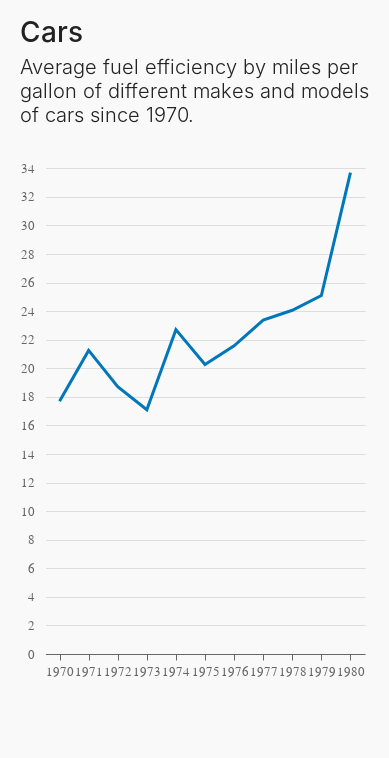

The cell this chart's notebook holds for it:
### Markdown cell above
## Line chart

### Code cell
alt.Chart(cars).mark_line().encode(
    x=alt.X('year(Year):O'), # wrap `Year` column with Altair's year() fn, then type as :O[rdinal] for proper display
    y=alt.Y('mean(Miles_per_Gallon)'),
).properties(
    title={
        'text': 'Cars',
        'subtitle' : ['Average fuel efficiency by miles per', 'gallon of different makes and models', 'of cars since 1970.', ' ']
    }
)

### Figure 1 — Vega-Lite specification as saved in the notebook (floating-point values rounded to 4 significant figures; data arrays with more than 128 entries replaced by an {"elided": "..."} marker saying what was removed)
{"$schema": "https://vega.github.io/schema/vega-lite/v4.17.0.json", "config": {"arc": {"fill": "#0077bb"}, "area": {"fill": "#0077bb"}, "axis": {"gridColor": "#dddddd", "labelColor": "#666666", "labelFlush": false, "labelFont": "Tenon", "labelFontSize": 13, "labelFontWeight": 400, "labelPadding": 5, "tickSize": 6, "title": null, "titleColor": "#666666", "titleFontWeight": 300}, "axisX": {"domainColor": "#666666", "tickColor": "#666666"}, "axisY": {"domainColor": "#f9f9f9", "tickColor": "#f9f9f9"}, "background": "#f9f9f9", "bar": {"fill": "#0077bb"}, "legend": {"columnPadding": 20, "direction": "horizontal", "labelAlign": "left", "labelBaseline": "middle", "labelColor": "#222222", "labelFont": "Tenon", "labelFontSize": 16, "labelFontWeight": 300, "offset": 40, "orient": "top", "rowPadding": 10, "symbolType": "square", "title": null, "titleFont": "Tenon", "titleFontSize": 16, "titleFontWeight": 400}, "line": {"stroke": "#0077bb", "strokeWidth": 3}, "padding": {"bottom": 80, "left": 20, "right": 20, "top": 20}, "path": {"stroke": "#0077bb"}, "point": {"stroke": "#0077bb"}, "rect": {"fill": "#0077bb"}, "shape": {"stroke": "#0077bb"}, "symbol": {"fill": "#0077bb", "size": 30}, "title": {"align": "left", "anchor": "start", "color": "#222222", "font": "Tenon", "fontSize": 28, "fontWeight": 500, "subtitleColor": "#222222", "subtitleFont": "Tenon", "subtitleFontSize": 20, "subtitleFontWeight": 300, "subtitleLineHeight": 24, "subtitlePadding": 10}, "view": {"height": 500, "strokeOpacity": 0, "width": 320}}, "data": {"name": "data-338d66dfbbc2197ff7a526ac020915e8"}, "datasets": {"data-338d66dfbbc2197ff7a526ac020915e8": {"elided": "345 records"}}, "encoding": {"x": {"field": "Year", "timeUnit": "year", "type": "ordinal"}, "y": {"aggregate": "mean", "field": "Miles_per_Gallon", "type": "quantitative"}}, "mark": "line", "title": {"subtitle": ["Average fuel efficiency by miles per", "gallon of different makes and models", "of cars since 1970.", " "], "text": "Cars"}}
